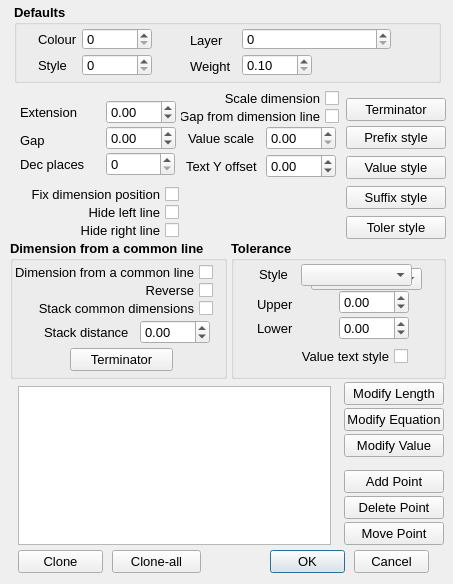
<?xml version="1.0" encoding="UTF-8"?>
<ui version="4.0">
 <class>Dimension_Dialog</class>
 <widget class="QDialog" name="Dimension_Dialog">
  <property name="geometry">
   <rect>
    <x>0</x>
    <y>0</y>
    <width>453</width>
    <height>584</height>
   </rect>
  </property>
  <property name="minimumSize">
   <size>
    <width>0</width>
    <height>0</height>
   </size>
  </property>
  <property name="maximumSize">
   <size>
    <width>100000</width>
    <height>100000</height>
   </size>
  </property>
  <property name="font">
   <font>
    <pointsize>10</pointsize>
   </font>
  </property>
  <property name="windowTitle">
   <string>Dimension options</string>
  </property>
  <property name="layoutDirection">
   <enum>Qt::LeftToRight</enum>
  </property>
  <widget class="QPushButton" name="_208">
   <property name="geometry">
    <rect>
     <x>346</x>
     <y>126</y>
     <width>100</width>
     <height>23</height>
    </rect>
   </property>
   <property name="font">
    <font>
     <family>Arial</family>
     <pointsize>10</pointsize>
    </font>
   </property>
   <property name="text">
    <string>Prefix style</string>
   </property>
   <property name="autoDefault">
    <bool>false</bool>
   </property>
  </widget>
  <widget class="QLabel" name="label_44">
   <property name="geometry">
    <rect>
     <x>20</x>
     <y>102</y>
     <width>77</width>
     <height>20</height>
    </rect>
   </property>
   <property name="font">
    <font>
     <family>Arial</family>
     <pointsize>10</pointsize>
    </font>
   </property>
   <property name="text">
    <string>Extension</string>
   </property>
   <property name="alignment">
    <set>Qt::AlignLeading|Qt::AlignLeft|Qt::AlignVCenter</set>
   </property>
  </widget>
  <widget class="QLabel" name="label_46">
   <property name="geometry">
    <rect>
     <x>20</x>
     <y>130</y>
     <width>77</width>
     <height>20</height>
    </rect>
   </property>
   <property name="font">
    <font>
     <family>Arial</family>
     <pointsize>10</pointsize>
    </font>
   </property>
   <property name="text">
    <string>Gap</string>
   </property>
   <property name="alignment">
    <set>Qt::AlignLeading|Qt::AlignLeft|Qt::AlignVCenter</set>
   </property>
  </widget>
  <widget class="QLabel" name="label_47">
   <property name="geometry">
    <rect>
     <x>20</x>
     <y>154</y>
     <width>79</width>
     <height>20</height>
    </rect>
   </property>
   <property name="font">
    <font>
     <family>Arial</family>
     <pointsize>10</pointsize>
    </font>
   </property>
   <property name="text">
    <string>Dec places</string>
   </property>
   <property name="alignment">
    <set>Qt::AlignLeading|Qt::AlignLeft|Qt::AlignVCenter</set>
   </property>
  </widget>
  <widget class="QLabel" name="label_48">
   <property name="geometry">
    <rect>
     <x>188</x>
     <y>128</y>
     <width>77</width>
     <height>20</height>
    </rect>
   </property>
   <property name="font">
    <font>
     <family>Arial</family>
     <pointsize>10</pointsize>
    </font>
   </property>
   <property name="text">
    <string>Value scale</string>
   </property>
   <property name="alignment">
    <set>Qt::AlignLeading|Qt::AlignLeft|Qt::AlignVCenter</set>
   </property>
  </widget>
  <widget class="QLabel" name="label_50">
   <property name="geometry">
    <rect>
     <x>186</x>
     <y>156</y>
     <width>81</width>
     <height>20</height>
    </rect>
   </property>
   <property name="font">
    <font>
     <family>Arial</family>
     <pointsize>10</pointsize>
    </font>
   </property>
   <property name="text">
    <string>Text Y offset</string>
   </property>
   <property name="alignment">
    <set>Qt::AlignLeading|Qt::AlignLeft|Qt::AlignVCenter</set>
   </property>
  </widget>
  <widget class="QCheckBox" name="_220">
   <property name="geometry">
    <rect>
     <x>10</x>
     <y>184</y>
     <width>169</width>
     <height>20</height>
    </rect>
   </property>
   <property name="font">
    <font>
     <family>Arial</family>
     <pointsize>10</pointsize>
    </font>
   </property>
   <property name="layoutDirection">
    <enum>Qt::RightToLeft</enum>
   </property>
   <property name="text">
    <string>Fix dimension position</string>
   </property>
   <property name="tristate">
    <bool>false</bool>
   </property>
  </widget>
  <widget class="QCheckBox" name="_225">
   <property name="geometry">
    <rect>
     <x>12</x>
     <y>202</y>
     <width>167</width>
     <height>20</height>
    </rect>
   </property>
   <property name="font">
    <font>
     <family>Arial</family>
     <pointsize>10</pointsize>
    </font>
   </property>
   <property name="layoutDirection">
    <enum>Qt::RightToLeft</enum>
   </property>
   <property name="text">
    <string>Hide left line</string>
   </property>
   <property name="tristate">
    <bool>false</bool>
   </property>
  </widget>
  <widget class="QCheckBox" name="_226">
   <property name="geometry">
    <rect>
     <x>10</x>
     <y>220</y>
     <width>169</width>
     <height>20</height>
    </rect>
   </property>
   <property name="font">
    <font>
     <family>Arial</family>
     <pointsize>10</pointsize>
    </font>
   </property>
   <property name="layoutDirection">
    <enum>Qt::RightToLeft</enum>
   </property>
   <property name="text">
    <string>Hide right line</string>
   </property>
   <property name="tristate">
    <bool>false</bool>
   </property>
  </widget>
  <widget class="QCheckBox" name="_219">
   <property name="geometry">
    <rect>
     <x>190</x>
     <y>88</y>
     <width>149</width>
     <height>21</height>
    </rect>
   </property>
   <property name="font">
    <font>
     <family>Arial</family>
     <pointsize>10</pointsize>
    </font>
   </property>
   <property name="layoutDirection">
    <enum>Qt::RightToLeft</enum>
   </property>
   <property name="text">
    <string>Scale dimension</string>
   </property>
   <property name="tristate">
    <bool>false</bool>
   </property>
  </widget>
  <widget class="QCheckBox" name="_217">
   <property name="geometry">
    <rect>
     <x>180</x>
     <y>106</y>
     <width>159</width>
     <height>21</height>
    </rect>
   </property>
   <property name="font">
    <font>
     <family>Arial</family>
     <pointsize>10</pointsize>
    </font>
   </property>
   <property name="layoutDirection">
    <enum>Qt::RightToLeft</enum>
   </property>
   <property name="text">
    <string>Gap from dimension line</string>
   </property>
   <property name="tristate">
    <bool>false</bool>
   </property>
  </widget>
  <widget class="QPushButton" name="_206">
   <property name="geometry">
    <rect>
     <x>346</x>
     <y>98</y>
     <width>100</width>
     <height>23</height>
    </rect>
   </property>
   <property name="font">
    <font>
     <family>Arial</family>
     <pointsize>10</pointsize>
    </font>
   </property>
   <property name="text">
    <string>Terminator</string>
   </property>
   <property name="autoDefault">
    <bool>false</bool>
   </property>
  </widget>
  <widget class="QPushButton" name="_207">
   <property name="geometry">
    <rect>
     <x>346</x>
     <y>156</y>
     <width>100</width>
     <height>23</height>
    </rect>
   </property>
   <property name="font">
    <font>
     <family>Arial</family>
     <pointsize>10</pointsize>
    </font>
   </property>
   <property name="text">
    <string>Value style</string>
   </property>
   <property name="autoDefault">
    <bool>false</bool>
   </property>
  </widget>
  <widget class="QPushButton" name="_209">
   <property name="geometry">
    <rect>
     <x>346</x>
     <y>186</y>
     <width>100</width>
     <height>23</height>
    </rect>
   </property>
   <property name="font">
    <font>
     <family>Arial</family>
     <pointsize>10</pointsize>
    </font>
   </property>
   <property name="text">
    <string>Suffix style</string>
   </property>
   <property name="autoDefault">
    <bool>false</bool>
   </property>
  </widget>
  <widget class="QPushButton" name="_215">
   <property name="geometry">
    <rect>
     <x>346</x>
     <y>216</y>
     <width>100</width>
     <height>23</height>
    </rect>
   </property>
   <property name="font">
    <font>
     <family>Arial</family>
     <pointsize>10</pointsize>
    </font>
   </property>
   <property name="text">
    <string>Toler style</string>
   </property>
   <property name="autoDefault">
    <bool>false</bool>
   </property>
  </widget>
  <widget class="QGroupBox" name="groupBox">
   <property name="geometry">
    <rect>
     <x>10</x>
     <y>240</y>
     <width>217</width>
     <height>139</height>
    </rect>
   </property>
   <property name="font">
    <font>
     <family>Arial</family>
     <pointsize>10</pointsize>
     <weight>75</weight>
     <bold>true</bold>
    </font>
   </property>
   <property name="title">
    <string>Dimension from a common line</string>
   </property>
   <widget class="QCheckBox" name="_203">
    <property name="geometry">
     <rect>
      <x>2</x>
      <y>22</y>
      <width>201</width>
      <height>21</height>
     </rect>
    </property>
    <property name="font">
     <font>
      <family>Arial</family>
      <pointsize>10</pointsize>
      <weight>50</weight>
      <bold>false</bold>
     </font>
    </property>
    <property name="layoutDirection">
     <enum>Qt::RightToLeft</enum>
    </property>
    <property name="text">
     <string>Dimension from a common line</string>
    </property>
    <property name="tristate">
     <bool>false</bool>
    </property>
   </widget>
   <widget class="QCheckBox" name="_224">
    <property name="geometry">
     <rect>
      <x>14</x>
      <y>40</y>
      <width>189</width>
      <height>21</height>
     </rect>
    </property>
    <property name="font">
     <font>
      <family>Arial</family>
      <pointsize>10</pointsize>
      <weight>50</weight>
      <bold>false</bold>
     </font>
    </property>
    <property name="layoutDirection">
     <enum>Qt::RightToLeft</enum>
    </property>
    <property name="text">
     <string>Reverse</string>
    </property>
    <property name="tristate">
     <bool>false</bool>
    </property>
   </widget>
   <widget class="QCheckBox" name="_204">
    <property name="geometry">
     <rect>
      <x>10</x>
      <y>58</y>
      <width>193</width>
      <height>21</height>
     </rect>
    </property>
    <property name="font">
     <font>
      <family>Arial</family>
      <pointsize>10</pointsize>
      <weight>50</weight>
      <bold>false</bold>
     </font>
    </property>
    <property name="layoutDirection">
     <enum>Qt::RightToLeft</enum>
    </property>
    <property name="text">
     <string>Stack common dimensions</string>
    </property>
    <property name="tristate">
     <bool>false</bool>
    </property>
   </widget>
   <widget class="QPushButton" name="_210">
    <property name="geometry">
     <rect>
      <x>60</x>
      <y>108</y>
      <width>103</width>
      <height>23</height>
     </rect>
    </property>
    <property name="font">
     <font>
      <family>Arial</family>
      <pointsize>10</pointsize>
      <weight>50</weight>
      <bold>false</bold>
     </font>
    </property>
    <property name="text">
     <string>Terminator</string>
    </property>
    <property name="autoDefault">
     <bool>false</bool>
    </property>
   </widget>
   <widget class="QLabel" name="label_51">
    <property name="geometry">
     <rect>
      <x>34</x>
      <y>82</y>
      <width>93</width>
      <height>20</height>
     </rect>
    </property>
    <property name="font">
     <font>
      <family>Arial</family>
      <pointsize>10</pointsize>
      <weight>50</weight>
      <bold>false</bold>
     </font>
    </property>
    <property name="text">
     <string>Stack distance</string>
    </property>
    <property name="alignment">
     <set>Qt::AlignLeading|Qt::AlignLeft|Qt::AlignVCenter</set>
    </property>
   </widget>
   <widget class="RCDoubleSpinBox" name="_205">
    <property name="geometry">
     <rect>
      <x>130</x>
      <y>80</y>
      <width>70</width>
      <height>24</height>
     </rect>
    </property>
    <property name="font">
     <font>
      <pointsize>10</pointsize>
      <weight>50</weight>
      <bold>false</bold>
     </font>
    </property>
    <property name="minimum">
     <double>-100000000.000000000000000</double>
    </property>
    <property name="maximum">
     <double>100000000.000000000000000</double>
    </property>
   </widget>
  </widget>
  <widget class="QGroupBox" name="groupBox_2">
   <property name="geometry">
    <rect>
     <x>231</x>
     <y>240</y>
     <width>215</width>
     <height>139</height>
    </rect>
   </property>
   <property name="font">
    <font>
     <family>Arial</family>
     <pointsize>10</pointsize>
     <weight>75</weight>
     <bold>true</bold>
    </font>
   </property>
   <property name="title">
    <string>Tolerance</string>
   </property>
   <widget class="QLabel" name="label_45">
    <property name="geometry">
     <rect>
      <x>28</x>
      <y>24</y>
      <width>45</width>
      <height>20</height>
     </rect>
    </property>
    <property name="font">
     <font>
      <pointsize>10</pointsize>
      <weight>50</weight>
      <bold>false</bold>
     </font>
    </property>
    <property name="text">
     <string>Style</string>
    </property>
    <property name="alignment">
     <set>Qt::AlignLeading|Qt::AlignLeft|Qt::AlignVCenter</set>
    </property>
   </widget>
   <widget class="QComboBox" name="_211">
    <property name="geometry">
     <rect>
      <x>70</x>
      <y>24</y>
      <width>111</width>
      <height>22</height>
     </rect>
    </property>
    <property name="font">
     <font>
      <weight>50</weight>
      <bold>false</bold>
     </font>
    </property>
   </widget>
   <widget class="QLabel" name="label_52">
    <property name="geometry">
     <rect>
      <x>26</x>
      <y>54</y>
      <width>73</width>
      <height>20</height>
     </rect>
    </property>
    <property name="font">
     <font>
      <pointsize>10</pointsize>
      <weight>50</weight>
      <bold>false</bold>
     </font>
    </property>
    <property name="text">
     <string>Upper</string>
    </property>
    <property name="alignment">
     <set>Qt::AlignLeading|Qt::AlignLeft|Qt::AlignVCenter</set>
    </property>
   </widget>
   <widget class="QLabel" name="label_53">
    <property name="geometry">
     <rect>
      <x>26</x>
      <y>78</y>
      <width>71</width>
      <height>20</height>
     </rect>
    </property>
    <property name="font">
     <font>
      <pointsize>10</pointsize>
      <weight>50</weight>
      <bold>false</bold>
     </font>
    </property>
    <property name="text">
     <string>Lower</string>
    </property>
    <property name="alignment">
     <set>Qt::AlignLeading|Qt::AlignLeft|Qt::AlignVCenter</set>
    </property>
   </widget>
   <widget class="QCheckBox" name="_216">
    <property name="geometry">
     <rect>
      <x>58</x>
      <y>106</y>
      <width>119</width>
      <height>21</height>
     </rect>
    </property>
    <property name="font">
     <font>
      <family>Arial</family>
      <pointsize>10</pointsize>
      <weight>50</weight>
      <bold>false</bold>
     </font>
    </property>
    <property name="layoutDirection">
     <enum>Qt::RightToLeft</enum>
    </property>
    <property name="text">
     <string>Value text style</string>
    </property>
    <property name="tristate">
     <bool>false</bool>
    </property>
   </widget>
   <widget class="RCDoubleSpinBox" name="_212">
    <property name="geometry">
     <rect>
      <x>108</x>
      <y>50</y>
      <width>70</width>
      <height>24</height>
     </rect>
    </property>
    <property name="font">
     <font>
      <pointsize>10</pointsize>
      <weight>50</weight>
      <bold>false</bold>
     </font>
    </property>
    <property name="minimum">
     <double>-100000000.000000000000000</double>
    </property>
    <property name="maximum">
     <double>100000000.000000000000000</double>
    </property>
   </widget>
   <widget class="RCDoubleSpinBox" name="_213">
    <property name="geometry">
     <rect>
      <x>108</x>
      <y>76</y>
      <width>70</width>
      <height>24</height>
     </rect>
    </property>
    <property name="font">
     <font>
      <pointsize>10</pointsize>
      <weight>50</weight>
      <bold>false</bold>
     </font>
    </property>
    <property name="minimum">
     <double>-100000.000000000000000</double>
    </property>
    <property name="maximum">
     <double>100000.000000000000000</double>
    </property>
   </widget>
   <widget class="QComboBox" name="_2011">
    <property name="geometry">
     <rect>
      <x>80</x>
      <y>28</y>
      <width>111</width>
      <height>22</height>
     </rect>
    </property>
    <property name="font">
     <font>
      <weight>50</weight>
      <bold>false</bold>
     </font>
    </property>
   </widget>
   <zorder>_2011</zorder>
   <zorder>label_45</zorder>
   <zorder>_211</zorder>
   <zorder>label_52</zorder>
   <zorder>label_53</zorder>
   <zorder>_216</zorder>
   <zorder>_212</zorder>
   <zorder>_213</zorder>
  </widget>
  <widget class="QPushButton" name="_1">
   <property name="geometry">
    <rect>
     <x>270</x>
     <y>550</y>
     <width>75</width>
     <height>23</height>
    </rect>
   </property>
   <property name="font">
    <font>
     <family>Arial</family>
     <pointsize>10</pointsize>
    </font>
   </property>
   <property name="text">
    <string>OK</string>
   </property>
  </widget>
  <widget class="QPushButton" name="_2">
   <property name="geometry">
    <rect>
     <x>354</x>
     <y>550</y>
     <width>75</width>
     <height>23</height>
    </rect>
   </property>
   <property name="font">
    <font>
     <family>Arial</family>
     <pointsize>10</pointsize>
    </font>
   </property>
   <property name="text">
    <string>Cancel</string>
   </property>
   <property name="autoDefault">
    <bool>false</bool>
   </property>
  </widget>
  <widget class="QPushButton" name="_223">
   <property name="geometry">
    <rect>
     <x>112</x>
     <y>550</y>
     <width>89</width>
     <height>23</height>
    </rect>
   </property>
   <property name="font">
    <font>
     <family>Arial</family>
     <pointsize>10</pointsize>
    </font>
   </property>
   <property name="text">
    <string>Clone-all</string>
   </property>
   <property name="autoDefault">
    <bool>false</bool>
   </property>
  </widget>
  <widget class="QPushButton" name="_221">
   <property name="geometry">
    <rect>
     <x>18</x>
     <y>550</y>
     <width>85</width>
     <height>23</height>
    </rect>
   </property>
   <property name="font">
    <font>
     <family>Arial</family>
     <pointsize>10</pointsize>
    </font>
   </property>
   <property name="text">
    <string>Clone</string>
   </property>
   <property name="autoDefault">
    <bool>false</bool>
   </property>
  </widget>
  <widget class="RCDoubleSpinBox" name="_200">
   <property name="geometry">
    <rect>
     <x>106</x>
     <y>100</y>
     <width>70</width>
     <height>24</height>
    </rect>
   </property>
   <property name="font">
    <font>
     <pointsize>10</pointsize>
    </font>
   </property>
   <property name="minimum">
    <double>-100000000.000000000000000</double>
   </property>
   <property name="maximum">
    <double>100000000.000000000000000</double>
   </property>
  </widget>
  <widget class="RCDoubleSpinBox" name="_201">
   <property name="geometry">
    <rect>
     <x>106</x>
     <y>126</y>
     <width>70</width>
     <height>24</height>
    </rect>
   </property>
   <property name="font">
    <font>
     <pointsize>10</pointsize>
    </font>
   </property>
   <property name="minimum">
    <double>-100000000.000000000000000</double>
   </property>
   <property name="maximum">
    <double>100000000.000000000000000</double>
   </property>
  </widget>
  <widget class="RCDoubleSpinBox" name="_218">
   <property name="geometry">
    <rect>
     <x>266</x>
     <y>126</y>
     <width>70</width>
     <height>24</height>
    </rect>
   </property>
   <property name="font">
    <font>
     <pointsize>10</pointsize>
    </font>
   </property>
   <property name="decimals">
    <number>2</number>
   </property>
   <property name="minimum">
    <double>0.000000000000000</double>
   </property>
   <property name="maximum">
    <double>100000000.000000000000000</double>
   </property>
   <property name="value">
    <double>0.000000000000000</double>
   </property>
  </widget>
  <widget class="RCDoubleSpinBox" name="_222">
   <property name="geometry">
    <rect>
     <x>266</x>
     <y>154</y>
     <width>70</width>
     <height>24</height>
    </rect>
   </property>
   <property name="font">
    <font>
     <pointsize>10</pointsize>
    </font>
   </property>
   <property name="minimum">
    <double>-100000000.000000000000000</double>
   </property>
   <property name="maximum">
    <double>100000000.000000000000000</double>
   </property>
  </widget>
  <widget class="QGraphicsView" name="_214">
   <property name="geometry">
    <rect>
     <x>18</x>
     <y>386</y>
     <width>313</width>
     <height>159</height>
    </rect>
   </property>
   <property name="minimumSize">
    <size>
     <width>313</width>
     <height>159</height>
    </size>
   </property>
   <property name="maximumSize">
    <size>
     <width>313</width>
     <height>159</height>
    </size>
   </property>
   <property name="font">
    <font>
     <pointsize>10</pointsize>
    </font>
   </property>
   <property name="verticalScrollBarPolicy">
    <enum>Qt::ScrollBarAlwaysOff</enum>
   </property>
   <property name="horizontalScrollBarPolicy">
    <enum>Qt::ScrollBarAlwaysOff</enum>
   </property>
   <property name="sceneRect">
    <rectf>
     <x>0.000000000000000</x>
     <y>0.000000000000000</y>
     <width>313.000000000000000</width>
     <height>159.000000000000000</height>
    </rectf>
   </property>
   <property name="alignment">
    <set>Qt::AlignLeading|Qt::AlignLeft|Qt::AlignTop</set>
   </property>
   <property name="transformationAnchor">
    <enum>QGraphicsView::NoAnchor</enum>
   </property>
   <property name="viewportUpdateMode">
    <enum>QGraphicsView::FullViewportUpdate</enum>
   </property>
  </widget>
  <widget class="QPushButton" name="_228">
   <property name="geometry">
    <rect>
     <x>344</x>
     <y>382</y>
     <width>100</width>
     <height>23</height>
    </rect>
   </property>
   <property name="font">
    <font>
     <family>Arial</family>
     <pointsize>10</pointsize>
    </font>
   </property>
   <property name="text">
    <string>Modify Length</string>
   </property>
   <property name="autoDefault">
    <bool>false</bool>
   </property>
  </widget>
  <widget class="QPushButton" name="_229">
   <property name="geometry">
    <rect>
     <x>344</x>
     <y>408</y>
     <width>100</width>
     <height>23</height>
    </rect>
   </property>
   <property name="font">
    <font>
     <family>Arial</family>
     <pointsize>10</pointsize>
    </font>
   </property>
   <property name="text">
    <string>Modify Equation</string>
   </property>
   <property name="autoDefault">
    <bool>false</bool>
   </property>
  </widget>
  <widget class="QPushButton" name="_230">
   <property name="geometry">
    <rect>
     <x>344</x>
     <y>434</y>
     <width>100</width>
     <height>23</height>
    </rect>
   </property>
   <property name="font">
    <font>
     <family>Arial</family>
     <pointsize>10</pointsize>
    </font>
   </property>
   <property name="text">
    <string>Modify Value</string>
   </property>
   <property name="autoDefault">
    <bool>false</bool>
   </property>
  </widget>
  <widget class="QPushButton" name="_231">
   <property name="geometry">
    <rect>
     <x>344</x>
     <y>470</y>
     <width>100</width>
     <height>23</height>
    </rect>
   </property>
   <property name="font">
    <font>
     <family>Arial</family>
     <pointsize>10</pointsize>
    </font>
   </property>
   <property name="text">
    <string>Add Point</string>
   </property>
   <property name="autoDefault">
    <bool>false</bool>
   </property>
  </widget>
  <widget class="QPushButton" name="_232">
   <property name="geometry">
    <rect>
     <x>344</x>
     <y>496</y>
     <width>100</width>
     <height>23</height>
    </rect>
   </property>
   <property name="font">
    <font>
     <family>Arial</family>
     <pointsize>10</pointsize>
    </font>
   </property>
   <property name="text">
    <string>Delete Point</string>
   </property>
   <property name="autoDefault">
    <bool>false</bool>
   </property>
  </widget>
  <widget class="QPushButton" name="_233">
   <property name="geometry">
    <rect>
     <x>344</x>
     <y>522</y>
     <width>100</width>
     <height>23</height>
    </rect>
   </property>
   <property name="font">
    <font>
     <family>Arial</family>
     <pointsize>10</pointsize>
    </font>
   </property>
   <property name="text">
    <string>Move Point</string>
   </property>
   <property name="autoDefault">
    <bool>false</bool>
   </property>
  </widget>
  <widget class="QGroupBox" name="groupBox_3">
   <property name="geometry">
    <rect>
     <x>14</x>
     <y>4</y>
     <width>427</width>
     <height>79</height>
    </rect>
   </property>
   <property name="font">
    <font>
     <pointsize>10</pointsize>
     <weight>75</weight>
     <bold>true</bold>
    </font>
   </property>
   <property name="title">
    <string>Defaults</string>
   </property>
   <widget class="QPushButton" name="_1002">
    <property name="enabled">
     <bool>true</bool>
    </property>
    <property name="geometry">
     <rect>
      <x>144</x>
      <y>49</y>
      <width>24</width>
      <height>24</height>
     </rect>
    </property>
    <property name="font">
     <font>
      <family>Arial</family>
      <pointsize>10</pointsize>
     </font>
    </property>
    <property name="toolTip">
     <string>Select Style</string>
    </property>
    <property name="statusTip">
     <string/>
    </property>
    <property name="text">
     <string/>
    </property>
    <property name="icon">
     <iconset resource="../RealCAD.qrc">
      <normaloff>:/images/PROPERTIES-styles.svg</normaloff>:/images/PROPERTIES-styles.svg</iconset>
    </property>
    <property name="iconSize">
     <size>
      <width>20</width>
      <height>20</height>
     </size>
    </property>
    <property name="autoDefault">
     <bool>false</bool>
    </property>
    <property name="flat">
     <bool>true</bool>
    </property>
   </widget>
   <widget class="QLabel" name="label_103">
    <property name="geometry">
     <rect>
      <x>176</x>
      <y>52</y>
      <width>47</width>
      <height>20</height>
     </rect>
    </property>
    <property name="font">
     <font>
      <family>Arial</family>
      <pointsize>10</pointsize>
      <weight>50</weight>
      <bold>false</bold>
     </font>
    </property>
    <property name="text">
     <string>Weight</string>
    </property>
   </widget>
   <widget class="QPushButton" name="_1001">
    <property name="enabled">
     <bool>true</bool>
    </property>
    <property name="geometry">
     <rect>
      <x>384</x>
      <y>24</y>
      <width>24</width>
      <height>24</height>
     </rect>
    </property>
    <property name="font">
     <font>
      <family>Arial</family>
      <pointsize>10</pointsize>
     </font>
    </property>
    <property name="toolTip">
     <string>Select Layer</string>
    </property>
    <property name="statusTip">
     <string/>
    </property>
    <property name="text">
     <string/>
    </property>
    <property name="icon">
     <iconset resource="../RealCAD.qrc">
      <normaloff>:/images/PROPERTIES-layers.svg</normaloff>:/images/PROPERTIES-layers.svg</iconset>
    </property>
    <property name="iconSize">
     <size>
      <width>20</width>
      <height>20</height>
     </size>
    </property>
    <property name="autoDefault">
     <bool>false</bool>
    </property>
    <property name="flat">
     <bool>true</bool>
    </property>
   </widget>
   <widget class="QSpinBox" name="_102">
    <property name="enabled">
     <bool>true</bool>
    </property>
    <property name="geometry">
     <rect>
      <x>68</x>
      <y>50</y>
      <width>70</width>
      <height>22</height>
     </rect>
    </property>
    <property name="font">
     <font>
      <family>Arial</family>
      <pointsize>10</pointsize>
      <weight>50</weight>
      <bold>false</bold>
     </font>
    </property>
    <property name="maximum">
     <number>255</number>
    </property>
   </widget>
   <widget class="QLabel" name="label_100">
    <property name="geometry">
     <rect>
      <x>24</x>
      <y>25</y>
      <width>43</width>
      <height>20</height>
     </rect>
    </property>
    <property name="font">
     <font>
      <family>Arial</family>
      <pointsize>10</pointsize>
      <weight>50</weight>
      <bold>false</bold>
     </font>
    </property>
    <property name="text">
     <string>Colour</string>
    </property>
   </widget>
   <widget class="QLabel" name="label_102">
    <property name="geometry">
     <rect>
      <x>24</x>
      <y>51</y>
      <width>45</width>
      <height>20</height>
     </rect>
    </property>
    <property name="font">
     <font>
      <family>Arial</family>
      <pointsize>10</pointsize>
      <weight>50</weight>
      <bold>false</bold>
     </font>
    </property>
    <property name="text">
     <string>Style</string>
    </property>
   </widget>
   <widget class="QPushButton" name="_1000">
    <property name="enabled">
     <bool>true</bool>
    </property>
    <property name="geometry">
     <rect>
      <x>144</x>
      <y>23</y>
      <width>24</width>
      <height>24</height>
     </rect>
    </property>
    <property name="font">
     <font>
      <family>Arial</family>
      <pointsize>10</pointsize>
     </font>
    </property>
    <property name="toolTip">
     <string>Select Colour</string>
    </property>
    <property name="text">
     <string/>
    </property>
    <property name="icon">
     <iconset resource="../RealCAD.qrc">
      <normaloff>:/images/PROPERTIES-colours.svg</normaloff>:/images/PROPERTIES-colours.svg</iconset>
    </property>
    <property name="iconSize">
     <size>
      <width>20</width>
      <height>20</height>
     </size>
    </property>
    <property name="autoDefault">
     <bool>false</bool>
    </property>
    <property name="flat">
     <bool>true</bool>
    </property>
   </widget>
   <widget class="QSpinBox" name="_100">
    <property name="enabled">
     <bool>true</bool>
    </property>
    <property name="geometry">
     <rect>
      <x>68</x>
      <y>24</y>
      <width>70</width>
      <height>22</height>
     </rect>
    </property>
    <property name="font">
     <font>
      <family>Arial</family>
      <pointsize>10</pointsize>
      <weight>50</weight>
      <bold>false</bold>
     </font>
    </property>
    <property name="specialValueText">
     <string/>
    </property>
    <property name="maximum">
     <number>255</number>
    </property>
   </widget>
   <widget class="WeightSpinBox" name="_103">
    <property name="enabled">
     <bool>true</bool>
    </property>
    <property name="geometry">
     <rect>
      <x>228</x>
      <y>50</y>
      <width>70</width>
      <height>22</height>
     </rect>
    </property>
    <property name="font">
     <font>
      <family>Arial</family>
      <pointsize>10</pointsize>
      <weight>50</weight>
      <bold>false</bold>
     </font>
    </property>
    <property name="specialValueText">
     <string/>
    </property>
    <property name="minimum">
     <double>0.100000000000000</double>
    </property>
    <property name="maximum">
     <double>3.000000000000000</double>
    </property>
    <property name="singleStep">
     <double>0.100000000000000</double>
    </property>
   </widget>
   <widget class="LayerSpinBox" name="_101">
    <property name="enabled">
     <bool>true</bool>
    </property>
    <property name="geometry">
     <rect>
      <x>228</x>
      <y>24</y>
      <width>149</width>
      <height>22</height>
     </rect>
    </property>
    <property name="font">
     <font>
      <family>Arial</family>
      <pointsize>10</pointsize>
      <weight>50</weight>
      <bold>false</bold>
     </font>
    </property>
    <property name="suffix">
     <string/>
    </property>
    <property name="maximum">
     <number>2049</number>
    </property>
   </widget>
   <widget class="QPushButton" name="_1003">
    <property name="enabled">
     <bool>true</bool>
    </property>
    <property name="geometry">
     <rect>
      <x>306</x>
      <y>50</y>
      <width>24</width>
      <height>24</height>
     </rect>
    </property>
    <property name="font">
     <font>
      <family>Arial</family>
      <pointsize>10</pointsize>
     </font>
    </property>
    <property name="toolTip">
     <string>Select Weight</string>
    </property>
    <property name="statusTip">
     <string/>
    </property>
    <property name="text">
     <string/>
    </property>
    <property name="icon">
     <iconset resource="../RealCAD.qrc">
      <normaloff>:/images/PROPERTIES-weights.svg</normaloff>:/images/PROPERTIES-weights.svg</iconset>
    </property>
    <property name="iconSize">
     <size>
      <width>20</width>
      <height>20</height>
     </size>
    </property>
    <property name="autoDefault">
     <bool>false</bool>
    </property>
    <property name="flat">
     <bool>true</bool>
    </property>
   </widget>
   <widget class="QLabel" name="label_101">
    <property name="geometry">
     <rect>
      <x>176</x>
      <y>26</y>
      <width>43</width>
      <height>20</height>
     </rect>
    </property>
    <property name="font">
     <font>
      <family>Arial</family>
      <pointsize>10</pointsize>
      <weight>50</weight>
      <bold>false</bold>
     </font>
    </property>
    <property name="text">
     <string>Layer</string>
    </property>
   </widget>
  </widget>
  <widget class="RCIntegerSpinBox" name="_202">
   <property name="geometry">
    <rect>
     <x>106</x>
     <y>152</y>
     <width>69</width>
     <height>24</height>
    </rect>
   </property>
   <property name="maximum">
    <number>100</number>
   </property>
  </widget>
 </widget>
 <customwidgets>
  <customwidget>
   <class>RCDoubleSpinBox</class>
   <extends>QDoubleSpinBox</extends>
   <header>../RealCADQt/source/rcdoublespinbox.h</header>
  </customwidget>
  <customwidget>
   <class>RCIntegerSpinBox</class>
   <extends>QSpinBox</extends>
   <header>../RealCADQt/source/rcintegerspinbox.h</header>
  </customwidget>
  <customwidget>
   <class>WeightSpinBox</class>
   <extends>QDoubleSpinBox</extends>
   <header>../RealCADQt/source/weightspinbox.h</header>
  </customwidget>
  <customwidget>
   <class>LayerSpinBox</class>
   <extends>QSpinBox</extends>
   <header>../RealCADQt/source/layerspinbox.h</header>
  </customwidget>
 </customwidgets>
 <resources>
  <include location="../RealCAD.qrc"/>
 </resources>
 <connections/>
 <designerdata>
  <property name="gridDeltaX">
   <number>2</number>
  </property>
  <property name="gridDeltaY">
   <number>2</number>
  </property>
  <property name="gridSnapX">
   <bool>true</bool>
  </property>
  <property name="gridSnapY">
   <bool>true</bool>
  </property>
  <property name="gridVisible">
   <bool>true</bool>
  </property>
 </designerdata>
</ui>
